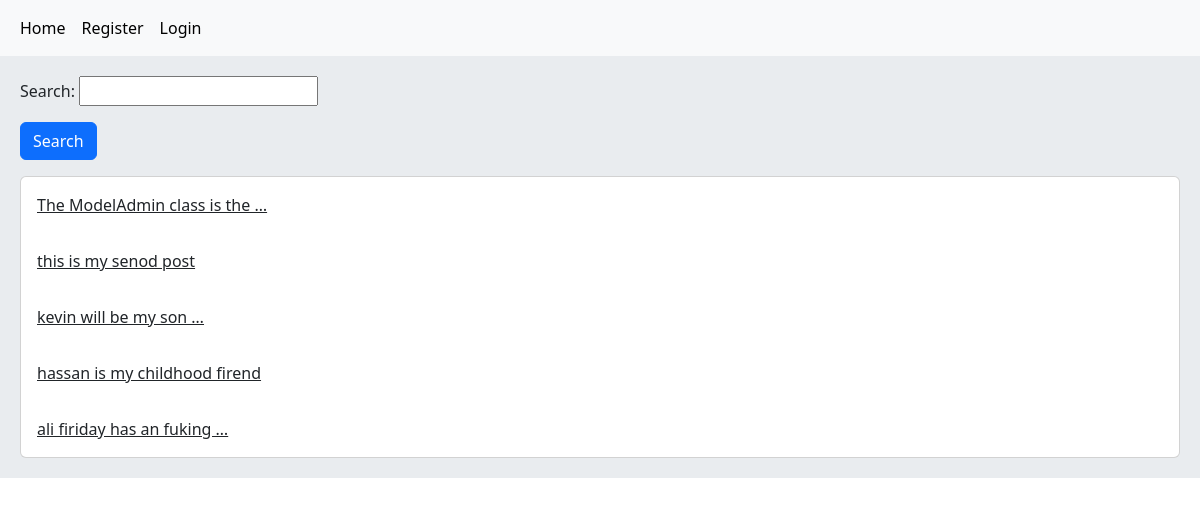
The page / on the database its author committed.
### home/models.py (models this page shows, shortened)
class Post(models.Model):
    user = models.ForeignKey(User, on_delete=models.CASCADE, related_name='posts')
    title = models.CharField(max_length=200)
    body = models.TextField()
    slug = models.SlugField(unique=True)
    created = models.DateTimeField(auto_now_add=True)
    updated = models.DateTimeField(auto_now=True)
    class Meta:
        ordering = ('-created',)
    def get_absolute_url(self):
        return reverse('home:post_detail', kwargs={'pk': self.pk, 'slug': self.slug})

### home/views.py (the view)
# urls.py: path('', views.HomeView.as_view(), name='home'),
class HomeView(View):
    form_class = PostSearchForm
    def get(self, request):
        posts = Post.objects.all()
        if request.GET.get('search'):
            posts = posts.filter(body__contains=request.GET['search'])
        return render(request, 'home/index.html', {'posts': posts, 'form': self.form_class})

### home/templates/home/index.html (shortened to what this page needs)
{% extends 'master.html' %}
{% block body %}
    <div class="mb-3">
        <form action="" method="get">
            {{ form.as_p }}
            <input type="submit" value="Search" class="btn btn-primary">
        </form>
    </div>
    <div class="card">
    {% for post in posts %}
        <a href="{{ post.get_absolute_url }}"
           class="card-body">{{ post.body|truncatewords:5 }}</a>
    {% endfor %}
{% endblock %}

### rows shown on the page
Post: body "The ModelAdmin class is the …"
Post: body "this is my senod post"
Post: body "kevin will be my son …"
Post: body "hassan is my childhood firend"
Post: body "ali firiday has an fuking …"
